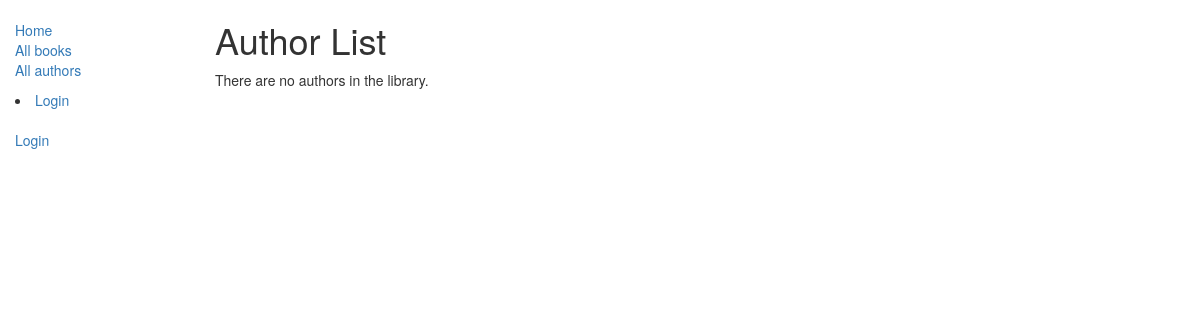
The app's page /catalog/authors/, older data.
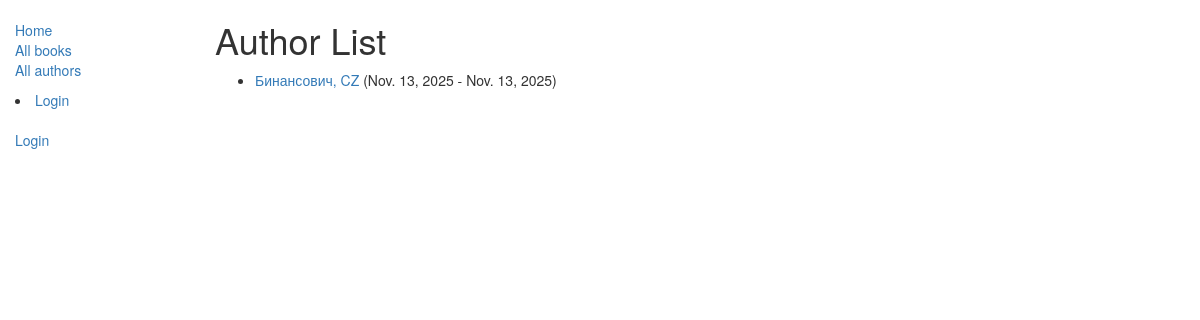
The same page, newer data.
### catalog/models.py (models this page shows, shortened)
class Author(models.Model):
    first_name = models.CharField(max_length=100)
    last_name = models.CharField(max_length=100)
    date_of_birth = models.DateField(null=True, blank=True)
    date_of_death = models.DateField('Died', null=True, blank=True)
    class Meta:
        ordering = ['last_name', 'first_name']
    def get_absolute_url(self):
        return reverse('author-detail', args=[str(self.id)])

### catalog/views.py (the view)
# urls.py: path('authors/', views.AuthorListView.as_view(), name='authors'),
class AuthorListView(generic.ListView):
    model = Author
    paginate_by = 10

### catalog/templates/catalog/author_list.html
{% extends "base_generic.html" %}
{% block content %}
  <h1>Author List</h1>
  {% if author_list %}
    <ul>
      {% for author in author_list %}
      <li>
        <a href="{{ author.get_absolute_url }}">{{ author.last_name }}, {{ author.first_name }}</a>
        ({{ author.date_of_birth }} - {% if author.date_of_death %}{{ author.date_of_death }}{% endif %})
      </li>
      {% endfor %}
    </ul>
  {% else %}
    <p>There are no authors in the library.</p>
  {% endif %}
{% endblock %}

Row changes from the older to the newer data that the page shows:
added Author: last_name "Бинансович", first_name "CZ", date_of_birth "Nov. 13, 2025", date_of_death "Nov. 13, 2025"
Text that changed along with them:
text no longer shown: "There are no authors in the library."
